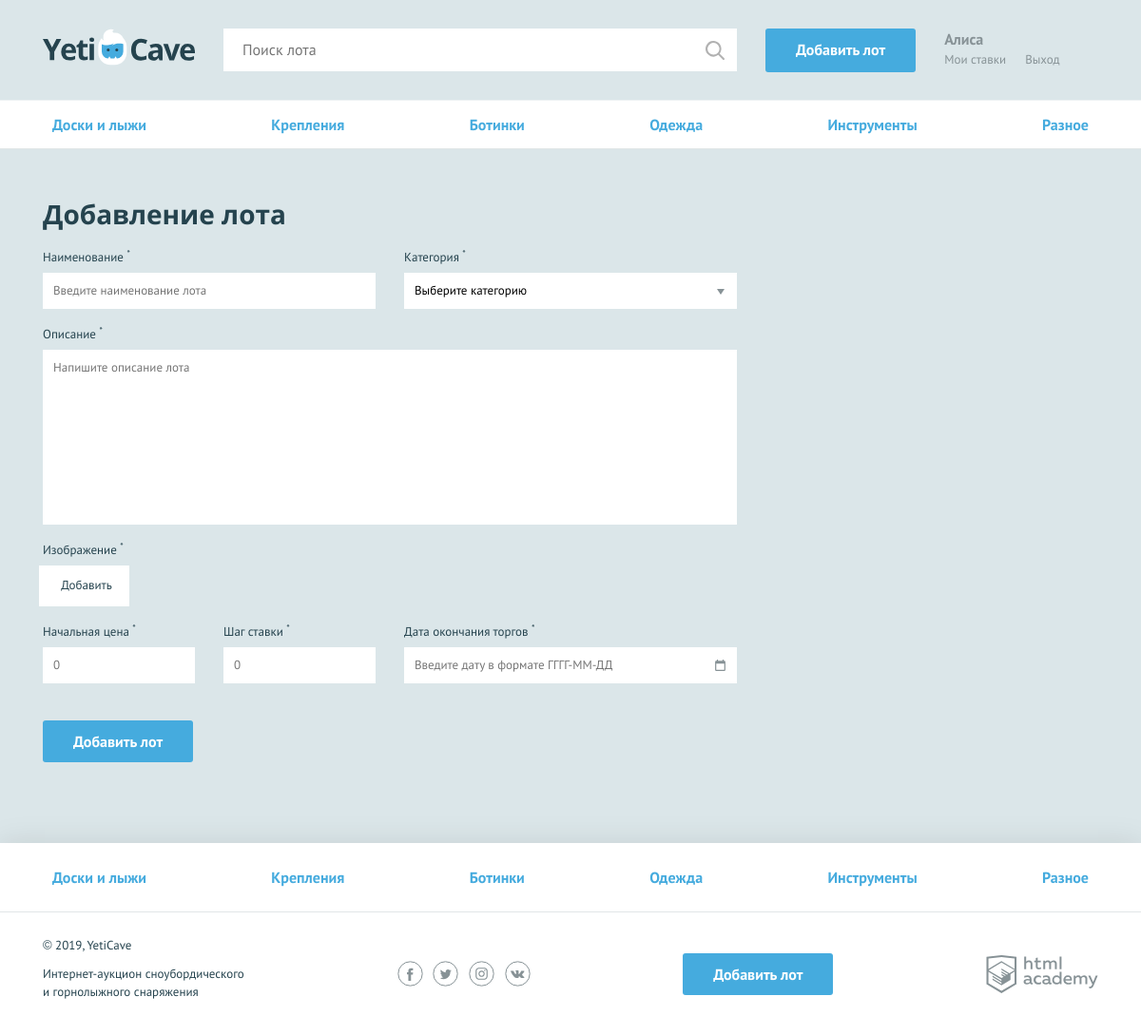
/add.php (signed in), run on the app's committed database.
### tables this page shows
CREATE TABLE categories (
    id         INT AUTO_INCREMENT PRIMARY KEY,
    name       CHAR(64) NOT NULL,
    symb_code  CHAR(64) NOT NULL
);

### helpers.php (called while the page is built, shortened)
<?php
function include_template($name, array $data = [])
{
    $name = 'templates/' . $name;
    extract($data);
    require $name;
    $result = ob_get_clean();
    return $result;
}

### functions.php (called while the page is built, shortened)
<?php
function readFromDatabase(string $sql, $con): array
{
    $data = mysqli_query($con, $sql);
    $data = mysqli_fetch_all($data, MYSQLI_ASSOC);
    return $data;
}
function getCategories($connection): array
{
    $request = "SELECT * FROM categories";
    $categories = readFromDatabase($request, $connection);
    return $categories;
}
function getPostVal(string $name): string
{
    return $_POST[$name] ?? "";
}
function errorClass(array $errors, string $name)
{
    return '';
}
function addPage(array $categories, mysqli $connection, array $errors)
{
    $pageContent = include_template('add_lot.php', [
        'categories' => $categories,
        'connection' => $connection,
        'errors' => $errors]);
    $layoutContent = include_template('layout.php', [
        'content' => $pageContent,
        'categories' => $categories,
        'title' => 'Добавление лота',
        'isAdd' => true
    ]);
    return $layoutContent;
}

### templates/add_lot.php (the view, shortened to what this page needs)
<nav class="nav">
    <ul class="nav__list container">
        <?php foreach ($categories as $value): ?>
            <li class="nav__item">
                <a href="search_category.php?category=<?php echo ($value['id']) ?? ''; ?>"><?php echo htmlspecialchars($value['name']) ?? ''; ?></a>
            </li>
        <?php endforeach; ?>
    </ul>
</nav>
<form class="form form--add-lot container <?php if (!empty($errors)): echo 'form--invalid'; endif; ?>" action="add.php"
      method="post" enctype="multipart/form-data">
    <h2>Добавление лота</h2>
    <div class="form__container-two">
        <div class="form__item <?php echo errorClass($errors, 'lot-name'); ?>">
            <label for="lot-name">Наименование <sup>*</sup></label>
            <input id="lot-name" type="text" name="lot-name" placeholder="Введите наименование лота"
                   value="<?php echo htmlspecialchars(getPostVal('lot-name')); ?>">
        </div>
        <div class="form__item <?php echo errorClass($errors, 'category'); ?>">
            <label for="category">Категория <sup>*</sup></label>
            <select id="category" name="category">
                <option>Выберите категорию</option>
            </select>
        </div>
    </div>
    <div class="form__item form__item--wide <?php echo errorClass($errors, 'message'); ?>">
        <label for="message">Описание <sup>*</sup></label>
        <textarea id="message" name="message"
                  placeholder="Напишите описание лота"><?php echo htmlspecialchars(getPostVal('message')); ?></textarea>
    </div>
    <div class="form__item form__item--file <?php echo errorClass($errors, 'image'); ?>">
        <label>Изображение <sup>*</sup></label>
        <div class="form__input-file">
            <label for="lot-img">
                Добавить
            </label>
        </div>
    </div>
    <div class="form__container-three">
        <div class="form__item form__item--small <?php echo errorClass($errors, 'lot-rate'); ?>">
            <label for="lot-rate">Начальная цена <sup>*</sup></label>
            <input id="lot-rate" type="text" name="lot-rate" placeholder="0" value="<?php echo htmlspecialchars(getPostVal('lot-rate')); ?>">
        </div>
        <div class="form__item form__item--small <?php echo errorClass($errors, 'lot-step'); ?>">
            <label for="lot-step">Шаг ставки <sup>*</sup></label>
            <input id="lot-step" type="text" name="lot-step" placeholder="0" value="<?php echo htmlspecialchars(getPostVal('lot-step')); ?>">
        </div>
        <div class="form__item <?php echo errorClass($errors, 'lot-date'); ?>">
            <label for="lot-date">Дата окончания торгов <sup>*</sup></label>
            <input class="form__input-date" id="lot-date" type="text" name="lot-date"
                   placeholder="Введите дату в формате ГГГГ-ММ-ДД" value="<?php echo htmlspecialchars(getPostVal('lot-date')); ?>">
        </div>
    </div>
    <button type="submit" class="button">Добавить лот</button>
</form>

### templates/layout.php (shortened to what this page needs)
<!DOCTYPE html>
<html lang="ru">
<head>
    <link href="../css/normalize.min.css" rel="stylesheet">
    <link href="../css/style.css" rel="stylesheet">
    <?php if (isset($isAdd)): echo '<link href="../css/flatpickr.min.css" rel="stylesheet">'; endif; ?>
</head>
<body>
<div class="page-wrapper">
    <header class="main-header">
        <div class="main-header__container container">
            <a class="main-header__logo" href = "index.php">
                <img src="../img/logo.svg" width="160" height="39" alt="Логотип компании YetiCave">
            </a>
            <form class="main-header__search" method="get" action="search.php" autocomplete="off">
                <input type="search" name="search" placeholder="Поиск лота">
                <input class="main-header__search-btn" type="submit" name="find" value="Найти">
            </form>
            <a class="main-header__add-lot button" href="add.php">Добавить лот</a>
            <nav class="user-menu">
                <?php if (isset($_SESSION['name'])): ?>
                    <div class="user-menu__logged">
                        <p><?php echo htmlspecialchars($_SESSION['name']); ?></p>
                        <a class="user-menu__bets" href="bets.php">Мои ставки</a>
                        <a class="user-menu__logout" href="logout.php">Выход</a>
                    </div>
                <?php endif; ?>
            </nav>
        </div>
    </header>
    <main class=<?php if (isset($isMain)): echo 'container'; endif; ?>>
        <?php echo $content; ?>
    </main>
</div>
<footer class="main-footer">
    <nav class="nav">
        <ul class="nav__list container">
            <?php foreach ($categories as $value): ?>
                <li class="nav__item <?php if (isset($request) && $value['name'] === $request): echo " nav__item--current"; endif; ?>">
                    <a href="search_category.php?category=<?php echo $value['id'] ?? ''; ?>"><?php echo htmlspecialchars($value['name']) ?? ''; ?></a>
                </li>
            <?php endforeach; ?>
        </ul>
    </nav>
    <div class="main-footer__bottom container">
        <div class="main-footer__copyright">
            <p>© 2019, YetiCave</p>
            <p>Интернет-аукцион сноубордического и горнолыжного снаряжения</p>
        </div>
        <div class="main-footer__social social">
            <a class="social__link social__link--facebook" href="#">
            </a>
            <a class="social__link social__link--twitter" href="#">
            </a>
            <a class="social__link social__link--instagram" href="#">
            </a>
            <a class="social__link social__link--vkontakte" href="#">
            </a>
        </div>
        <a class="main-footer__add-lot button" href="add.php">Добавить лот</a>
        <div class="main-footer__developed-by">
            <a class="logo-academy" href="https://htmlacademy.ru/intensive/php">
            </a>
        </div>
    </div>
</footer>
<?php if (!isset($isSign)): ?>
</body>
</html>
<?php endif; ?>

### data on the page
categories: name "Доски и лыжи"
categories: name "Крепления"
categories: name "Ботинки"
categories: name "Одежда"
categories: name "Инструменты"
categories: name "Разное"

### other printed values
$_SESSION['name'] "Алиса"
